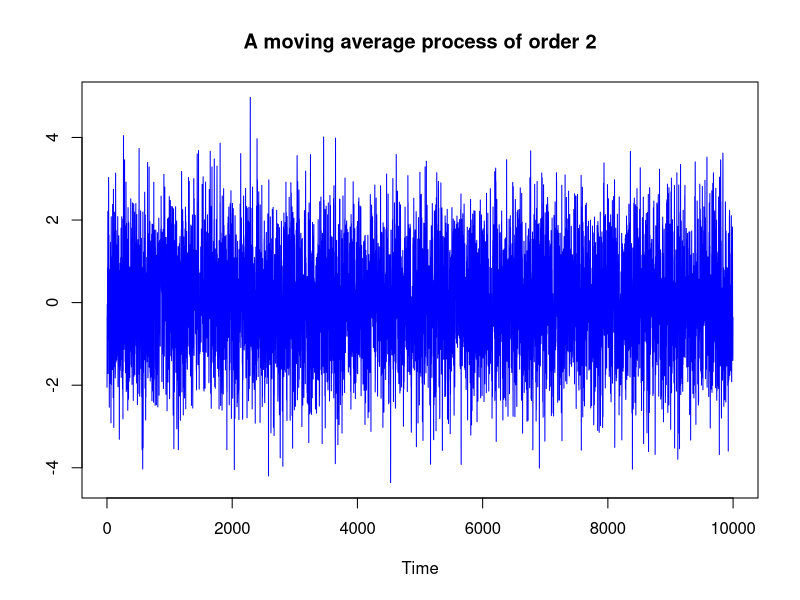
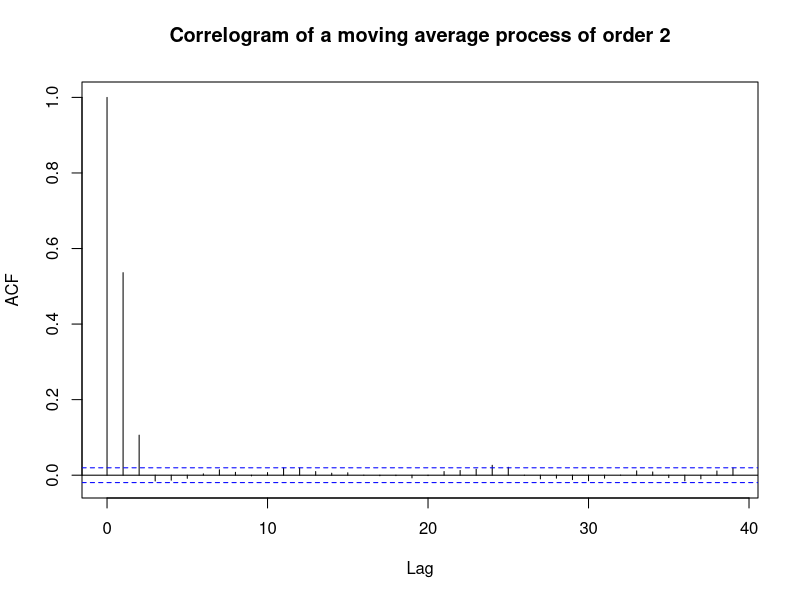
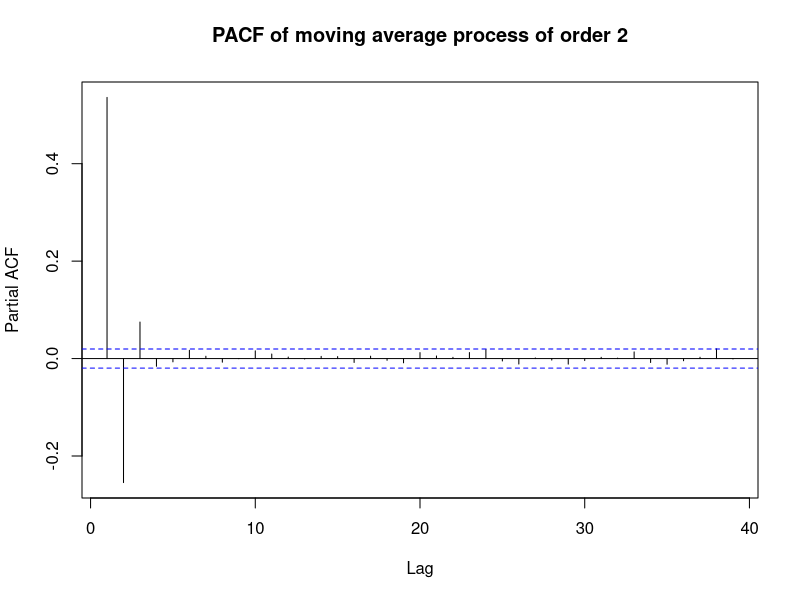

These figures' R source, in order:
# Generate noise
noise=rnorm(10000)

# Introduce a variable
ma_2=NULL

# Loop for generating MA(2) process

for(i in 3:10000){
  ma_2[i]=noise[i]+0.7*noise[i-1]+0.2*noise[i-2]
}

# Shift data to left by 2 units
moving_average_process=ma_2[3:10000]

# Put time series structure on a vanilla data
moving_average_process=ts(moving_average_process)

# Partition output graphics as a multi frame of 2 rows and 1 column
#par(mfrow=c(2,1))

# plot the process and plot its ACF
plot(moving_average_process, main='A moving average process of order 2', ylab=' ', col='blue')
acf(moving_average_process, main='Correlogram of a moving average process of order 2')
pacf(moving_average_process, main='PACF of moving average process of order 2')